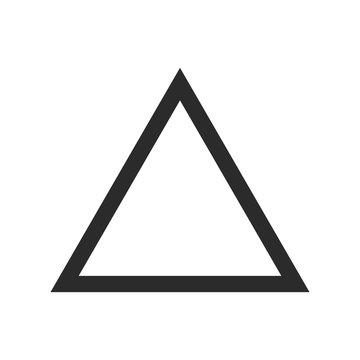
#> input picture data/original_photos/triangle.png, 360 x 360 px; its folder holds only this picture in this run
$ jupyter execute --allow-errors low_rank_probe.ipynb   (shell and % lines are left out)
#> lines starting #> are read from the running program, lines starting #| are printed output that depends on the picture
### experiments/utils/noise_generation.py
import os
import numpy as np
from skimage import io
from skimage.util import random_noise
from PIL import Image

def add_noise_and_save(image_path: str, main_folder: str, noise_type: str, var: float = 0.01) -> None:
    """
    Adds specified type of noise to an image and saves it to a subfolder within a specified main folder,
    appending the variance value to the file name.

    Args:
        image_path (str): The path to the input image.
        main_folder (str): The base folder where the 'noise_photos' folder will be created.
        noise_type (str): The type of noise to add. Options are 'gaussian', 'salt_pepper', and 'poisson'.
        var (float): The variance of the noise (used for gaussian and salt & pepper noise).

    The function creates a subfolder named after the noise type in the 'noise_photos' subfolder of the main folder
    and saves the noisy image there, appending the variance value to the filename. It does not return any value but prints updates about its progress.
    """
#> called with image_path = 'data/original_photos/triangle.png', main_folder = 'data', noise_type = 'gaussian', var = 0.1

    # Load the image
    image = io.imread(image_path)
#> image is the input picture: shape (360, 360); min 12, max 255, mean 236.4
    print(f"Loaded image from {image_path}")

    # Apply the specified type of noise to the image
    if noise_type == 'gaussian':
        noisy_image = random_noise(image, mode='gaussian', var=var)
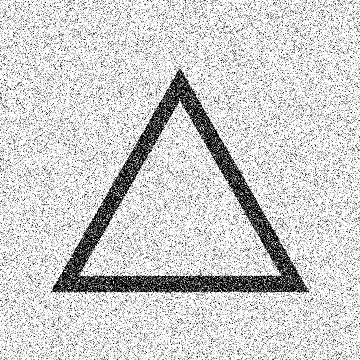
#> noisy_image: shape (360, 360) float64; min 0, max 1, mean 0.817
    elif noise_type == 'salt_pepper':
        noisy_image = random_noise(image, mode='s&p', amount=var)
    elif noise_type == 'poisson':
        noisy_image = random_noise(image, mode='poisson')
    else:
        raise ValueError("Unsupported noise type. Choose 'gaussian', 'salt_pepper', or 'poisson'.")
    print(f"Applied {noise_type} noise to the image.")

    # Convert the noisy image to the correct format
    noisy_image = (255 * noisy_image).astype(np.uint8)
#| Image shape: (360, 360)

    # Create the output directory if it doesn't exist
    noise_folder_path = os.path.join(main_folder, 'noise_photos', noise_type)
    os.makedirs(noise_folder_path, exist_ok=True)
    print(f"Directory {noise_folder_path} is ready for saving images.")

    # Modify the filename to include the variance value before the file extension
    filename = os.path.basename(image_path)
    base_filename, file_extension = os.path.splitext(filename)
    new_filename = f"{base_filename}_{var}{file_extension}"
    save_path = os.path.join(noise_folder_path, new_filename)

    # Save the noisy image in the specified directory
    Image.fromarray(noisy_image).save(save_path)
    print(f"Noisy image saved as {new_filename} in {save_path}")

### experiments/utils/denoising_algorithms.py
import os
import numpy as np
from PIL import Image
from sklearn.decomposition import FastICA, NMF, PCA, KernelPCA, DictionaryLearning
import numpy as np
from skimage.color import rgb2gray
from skimage import io


# [53 lines left out: function denoise_image_with_ica, not called in this run]


def denoise_image_with_low_rank(image_path: str, main_folder: str,
                                type_of_noise: str, variance: float,
                                n_components: int) -> None:
    """
    Apply Low-Rank Approximation using SVD to denoise a single image and save it in a specified main folder.
    The function computes the SVD of the image matrix and keeps only the first n_components singular values/components.

    Args:
        image_path (str): Path to the noisy image.
        main_folder (str): The main folder where the denoised image folder will be created.
        type_of_noise (str): The type of noise applied to the original image.
        variance (float): The variance used when the noise was added.
        n_components (int): The number of singular values/components to keep.

    This function saves the denoised image in a subfolder named 'denoise_images_{type_of_noise}_{variance}_{n_components}'.
    """
#> called with main_folder = 'data', type_of_noise = 'gaussian', variance = 0.1, n_components = 100
    # Create the output directory based on the noise type and variance
    output_folder = os.path.join(
        main_folder,
        f'Low_rank_denoise_images_{type_of_noise}_{variance}_{n_components}')
    os.makedirs(output_folder, exist_ok=True)

    # Load the image
    image = io.imread(image_path, as_gray=True)
    if len(image.shape) == 3:  # Convert to grayscale if it's a color image
        image = rgb2gray(image) * 255
    original_shape = image.shape
#> original_shape = (360, 360)

    # Flatten the image to 2D if it's grayscale
    image_flattened = image.reshape(original_shape[0], -1)

    # Perform SVD
    U, S, VT = np.linalg.svd(image_flattened, full_matrices=False)
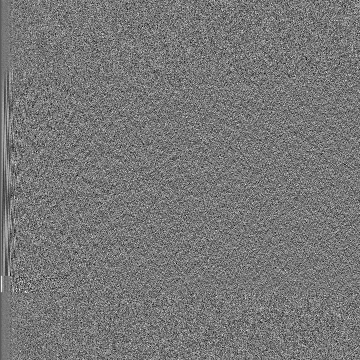
#> U: shape (360, 360) float64; min -0.228, max 0.257, mean -0.000127; drawn with min black and max white
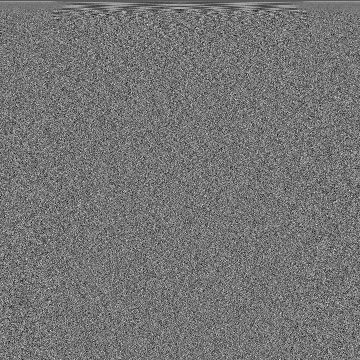
#> VT: shape (360, 360) float64; min -0.228, max 0.268, mean -0.000148; drawn with min black and max white
#> S = 360 values, max 75450.6 at index 0, min 2.48 at index 359, mean 1095.1

    # Keep only the first n_components components
    S[n_components:] = 0

    # Reconstruct the image
    denoised_image_flattened = np.dot(U, np.dot(np.diag(S), VT))
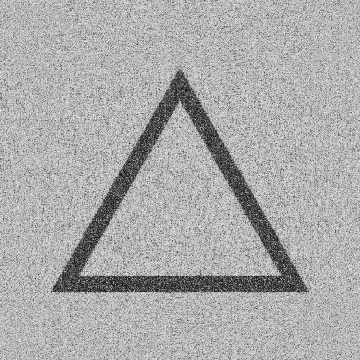
#> denoised_image_flattened: shape (360, 360) float64; min -61.54, max 338.5, mean 208.1; drawn with min black and max white

    denoised_image_reshaped = denoised_image_flattened.reshape(original_shape)

    # Ensure the data is in the correct range and type
    denoised_image = np.clip(denoised_image_reshaped, 0, 1)
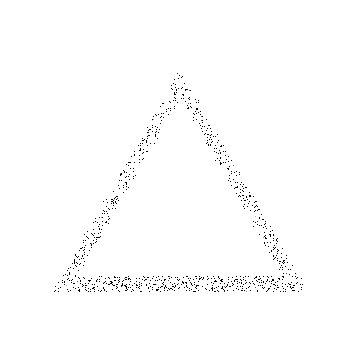
#> denoised_image: shape (360, 360) float64; min 0, max 1, mean 0.992
    denoised_image_uint8 = (denoised_image * 255).astype(np.uint8)

    # Save the denoised image
    denoised_image_path = os.path.join(output_folder, os.path.basename(image_path))
    Image.fromarray(denoised_image_uint8).save(denoised_image_path)
    print(f"Denoised image saved as {denoised_image_path}")
    return denoised_image_path


# [177 lines left out: functions denoise_image_with_nmf, denoise_image_with_pca, denoise_image_with_dictionary_learning, not called in this run]

### experiments/utils/metrics.py
from skimage.metrics import structural_similarity as ssim
from skimage.metrics import peak_signal_noise_ratio as psnr
from skimage import io
import numpy as np

def calculate_metrics(original_image_path, denoised_image_path):
    """
    Calculate the SSIM and PSNR between an original image and a denoised image, both provided by their paths.

    Args:
        original_image_path (str): The path to the original image.
        denoised_image_path (str): The path to the denoised image.

    Returns:
        tuple: A tuple containing the SSIM and PSNR values.
    """
    # Load the original and denoised images from the provided paths
    original_image = io.imread(original_image_path, as_gray=True)
    denoised_image = io.imread(denoised_image_path, as_gray=True)

    # Ensure both images are of the same shape
    if original_image.shape != denoised_image.shape:
        raise ValueError("The original and denoised images must have the same dimensions.")

    # Convert images to floating-point type in the range [0, 1] for SSIM calculation
    original_image_float = original_image.astype(np.float64) / 255
    denoised_image_float = denoised_image.astype(np.float64) / 255

    # Calculate SSIM
    ssim_value = ssim(original_image_float, denoised_image_float, data_range=1)

    # Calculate PSNR
    psnr_value = psnr(original_image_float, denoised_image_float, data_range=1)

    # Print the metrics with explanations
    print(f"SSIM: {ssim_value:.4f} (measures image similarity, 1 is perfect similarity).")
    print(f"PSNR: {psnr_value:.2f} dB (indicates peak signal-to-noise ratio, higher is better, commonly used to measure the quality of reconstruction).")
    return ssim_value, psnr_value

### experiments/low_rank_probe.ipynb
# Problem statement

## The experiment focuses on testing the Low Rank method on a single image to do a placeholder test and use it later in pipeline

## Imports

[cell 1]
import sys
sys.path.append('.')
sys.path.append('..')
from utils.noise_generation import add_noise_and_save
from utils.denoising_algorithms import denoise_image_with_low_rank
from utils.metrics import calculate_metrics
import os
from skimage import io

## Constants and handling

[cell 2]
# Change the current working directory to one level up from the current directory.
# This is often used in notebook environments like Jupyter to navigate the file system.
%cd ../

# Retrieve the current working directory, which is now set to the parent directory of the previous one.
# The HOME variable is used as a reference point in the file system to build paths relative to the project's root.
HOME = os.getcwd()

# Change the directory to the 'experiments' subdirectory from the current location.
# This is typically done to ensure that the execution context is correctly set for subsequent operations,
# especially when the code is dependent on the working directory.
%cd experiments

# Configure the path settings for the image processing task:

# image_directory: Specifies the path to the directory containing the original images to be processed.
# It is constructed dynamically using the HOME variable to ensure the path is adaptable to different environments.
image_directory = os.path.join(HOME, 'data/original_photos')

# main_folder: Defines the main directory where processed images (noisy images in this case) will be stored.
# Like image_directory, it is built using the HOME variable, allowing flexibility in the file structure.
main_folder = os.path.join(HOME, 'data')

# noise_type: A string that specifies the type of noise to be applied to the images. This is used to
# differentiate between various noise application methods and to store the resulting images accordingly.
noise_type = 'gaussian'

# noise_image_directory: The directory where the noisy images will be saved. It is structured to organize
# images by the type of noise applied, aiding in the systematic storage and retrieval of processed images.
noise_image_directory = os.path.join(HOME, f'data/noise_photos/{noise_type}')

# variance: A floating-point value that specifies the intensity of the noise to be added to the images.
# This parameter can directly affect the visual characteristics of the resultant noisy images.
variance = 0.1

# n_components: Specifies the number of principal components to be retained in the PCA process when
# denoising the images. It plays a critical role in determining the balance between noise removal and
# detail preservation in the denoised images.
n_components = 100

## Add to images noise and save them

[cell 3]
# Loop through all files in the specified directory
for filename in os.listdir(image_directory):
    # Construct the full file path
    file_path = os.path.join(image_directory, filename)
    # Check if the file is an image
    if file_path.lower().endswith(('.png', '.jpg', '.jpeg')):
        # Apply the noise and save the image
        add_noise_and_save(file_path, main_folder, noise_type, variance)
        print(f"Processed {filename}")

## Denoise previously noised images using Low Rank Approximation

[cell 4]
# Iterate through each file in the specified directory.
# This loop is designed to process each file found in the directory where the noisy images are stored.
for filename in os.listdir(noise_image_directory):
    # Construct the full path to the file by combining the directory path with the filename.
    # This provides a complete path to access the file for processing.
    file_path = os.path.join(noise_image_directory, filename)
    # Check if the current file is an image, specifically looking for common image file extensions.
    # This ensures that the script only attempts to process image files, ignoring others.
    if file_path.lower().endswith(('.png', '.jpg', '.jpeg')):
        # Load the image in grayscale, which simplifies the PCA process by reducing the data complexity.
        # This is a common approach when applying PCA for denoising, as it works on a single channel.
        image = io.imread(file_path, as_gray=True)
        print(f"Image shape: {image.shape}")
        # Attempt to apply PCA denoising to the image, encapsulated in a try-except block to handle potential errors.
        try:
            denoise_image_with_low_rank(file_path, main_folder, noise_type, variance, n_components)
            print(f"Denoising completed for {filename}")  # Indicate successful denoising of the image.
        except ValueError as e:
            # Catch and report any errors encountered during the denoising process, typically related to PCA parameters.
            print(f"Error processing {filename}: {e}")

## Metrics calculation and algorithm evaluation

#> (a cell that did not finish here is left out)
